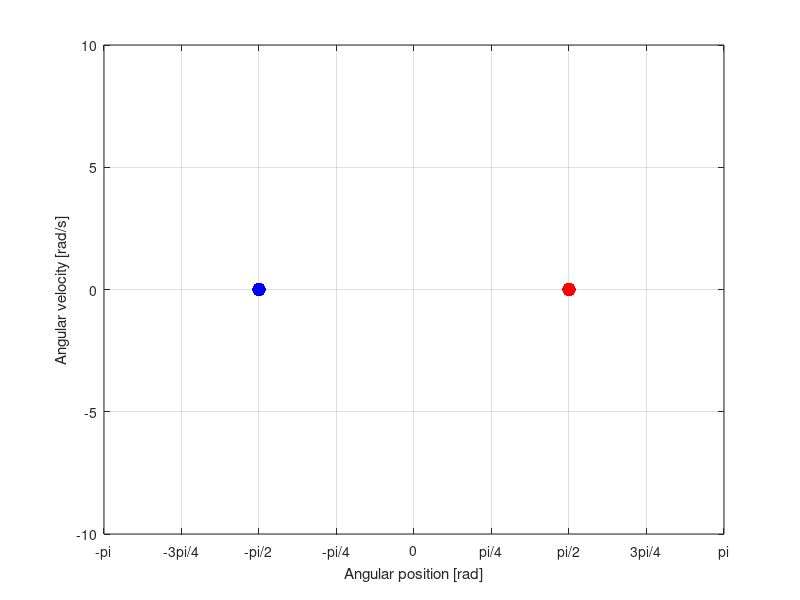

Here is the MATLAB script that generated this plot: (Note: this script raises an error after producing the figure.)
function control = LQR_RRT_pend
% Computes the sequence of control actions needed for the swing up of
% a simple pendulum using a Rapidly Exploring Random Tree.
% The tree will grow from the initial state and span the phase space area,
% looking for the goal point/state (indicated by the red marker).
% If the goal state was located, a red line traces back the sequence of states used
% to reach the goal state.
	
	x0 = [-pi/2; 0];	% initial state; angle position measured from x-axis
	xG = [pi/2; 0];		% goal state

	xlimits = [-pi,pi; -10,10];	% state limits
	
	U = linspace(-5,5,20);		% range of control torques that can be used
		
	N = 1000;	% maximum number of iterations

	% pre-allocating memory
	V = repmat(x0,1,N);		% stores a graph of states in RRT
	P = ones(1,N);			% stores index of parent states
	Ui = ones(1,N);			% stores index of control actions in U
	u_path = ones(1,1000);  % stores sequence of control actions (solution to problem)
	xbi = 1;                % index used for traceback
	x_rand_c = repmat([1;1],1,length(U));   % stores temporary achievable states from a particular vertex
	
	cost = [0];

	% setup plot
	figure(1);
	hold off;
	plot(x0(1),x0(2),'b.','MarkerSize',30);	% initial state in blue
	hold on;
	plot(xG(1),xG(2),'r.','MarkerSize',30);	% goal state in red
	grid on;

	axis([xlimits(1,:),xlimits(2,:)]);
	xlabel('Angular position [rad]');
	ylabel('Angular velocity [rad/s]');
	
	set(gca,'XTick',-pi:pi/4:pi,'XTickLabel',{'-pi','-3pi/4','-pi/2','-pi/4','0','pi/4','pi/2','3pi/4','pi'});
	
	
	% keep growing RRT util goal found or run out of iterations
	for n = 2:N
	
		% get random state
    	x_rand = rand(2,1).*(xlimits(:,2)-xlimits(:,1)) + xlimits(:,1);
		
		%% select RRT vertex closest to the state point, based on LQR distance metric
		i = LQR_nearest(V,x_rand,n);
		x_nearest = V(:,i);
		
		[t, delta] = LQR_steer(x_nearest, x_rand);
        x_new = delta(end-1,:)';
        new_cost = t(end-1);
        
        X_near_indices = LQR_near(V,x_new,n);
        
        [x_min_index, delta_min] = choose_parent(V,X_near_indices,x_new,cost);
        x_new = delta(end-1,:)';
        
		
		% if angular position is greater than pi rads, wrap around
		temp = x_new(1);
		if( (x_new(1) > pi) || (x_new(1) < -pi) )
        		x_new(1) = mod(x_new(1)+pi,2*pi)-pi;
        end
		
		% plot new RRT branch
		if(abs(x_new(1)-temp) < pi)
            plot(delta(1:end-1,1),delta(1:end-1,2));
		%{
			line([V(1,i),x_new(1)],[V(2,i),x_new(2)],'Color','b');
		%}
		end

		
		% link reachable state point to the nearest vertex in the tree
		V(:,n) = x_new;
		P(n) = x_min_index;
		cost = [cost; cost(x_min_index)+new_cost];
%		Ui(n) = ui;
        
       P = rewire(V, P, X_near_indices, x_new, cost, n);
        
		% for higher values of n, only update plot every 100 iteration (speeds up animation)
		%{
		if(mod(n,1)==1)
			drawnow;
		end
		%}
		
		drawnow;
%		pause;

		% if the goal was reached, stop growing tree
		if((x_new(1) <= xG(1)+0.1) && (x_new(1) >= xG(1)-0.1))
		    if((x_new(2) <= xG(2)+0.5) && (x_new(2) >= xG(2)-0.5))			
			    break;
			end
		end
		
	end
	
	if(n == N)
		title('Simulation complete (goal not found; ran out of iterations)');
	else		% retrace steps from goal state to initial state
	    title('Simulation complete (goal found)');
	    n
        xbi = n;
        index = 1;

        % retrace control actions and solution trajectory
		% path displayed using red line
        while(xbi ~= 1)
	        xx = [V(1,xbi),V(1,P(xbi))];
	        if abs(xx(2)-xx(1))<pi
		        line([V(1,xbi),V(1,P(xbi))],[V(2,xbi),V(2,P(xbi))],'Color','r','LineWidth',2);
	        end
	
%            u_path(index) = U( Ui(xbi) );
%            index = index+1;
	        xbi = P(xbi);
        end
        
%{        
        index2 = 1;
       	u_path_final = ones(1,index-1);
        while(index > 1)
            u_path_final(index2) = u_path(index-1);
            index = index-1;
            index2 = index2+1;
        end
        
        control = [[0:dt:dt*length(u_path_final)-dt]',u_path_final'];
%}
        drawnow;

	end
	
end

